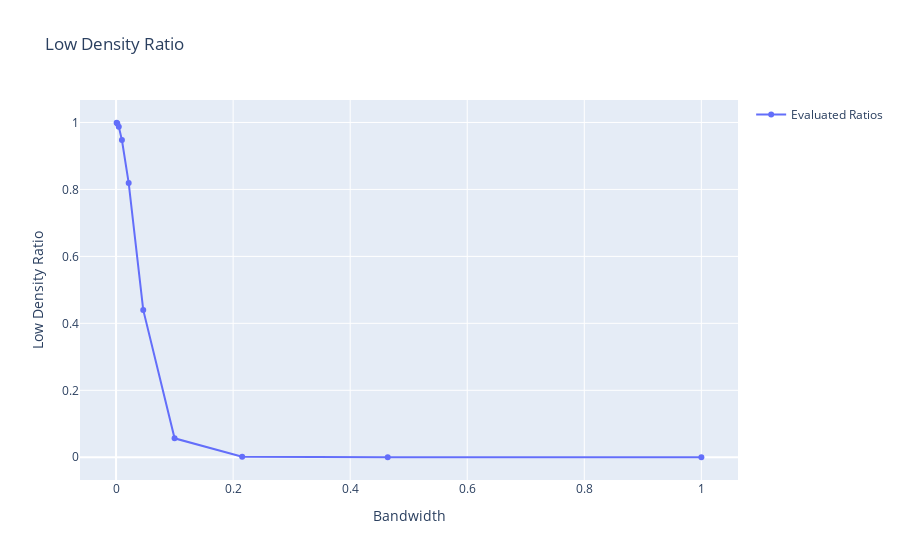

Notebook code for this chart:
### Code cell
plot_ratio(bandwidths, ratios)

### Figure 1 — Plotly figure (JSON) as saved in the notebook; plotly's stock layout.template omitted (floating-point values rounded to 4 significant figures)
{"data": [{"mode": "lines+markers", "name": "Evaluated Ratios", "type": "scatter", "x": [0.001, 0.002154, 0.004642, 0.01, 0.02154, 0.04642, 0.1, 0.2154, 0.4642, 1], "y": [0.9992, 0.9972, 0.9872, 0.9478, 0.8194, 0.4402, 0.05654, 0.001515, 0, 0]}], "layout": {"hovermode": "closest", "showlegend": true, "title": {"text": "Low Density Ratio"}, "xaxis": {"anchor": "y", "domain": [0, 1], "title": {"text": "Bandwidth"}}, "yaxis": {"anchor": "x", "domain": [0, 1], "title": {"text": "Low Density Ratio"}}}}
